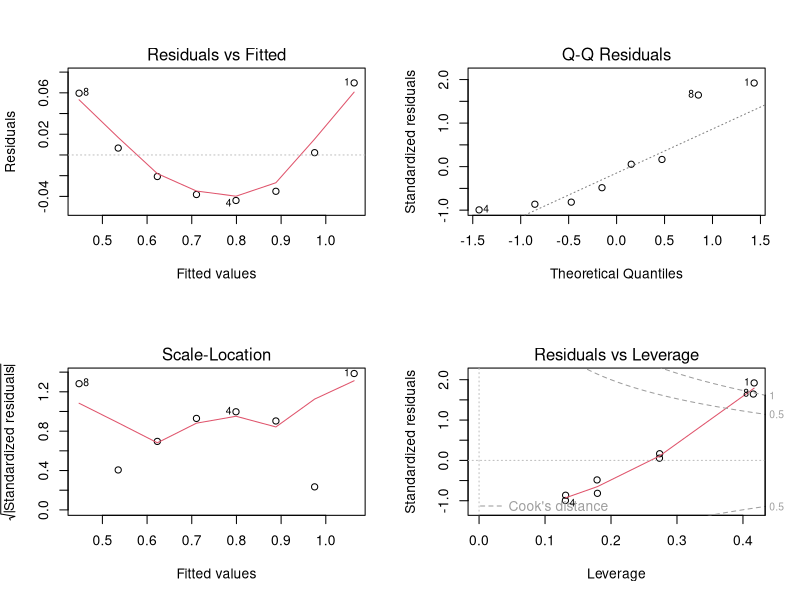
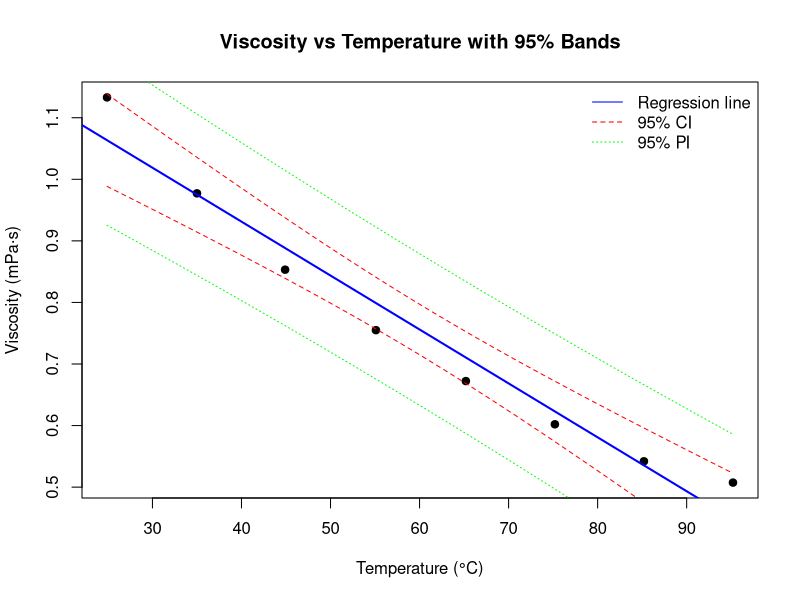

Recreate these plots in R, in order.
temperature <- c(24.9, 35.0, 44.9, 55.1, 65.2, 75.2, 85.2, 95.2)
viscosity <- c(1.1330, 0.9772, 0.8532, 0.7550, 0.6723, 0.6021, 0.5420, 0.5074)

data <- data.frame(temperature, viscosity)

# a. Estimate the prediction equation
model <- lm(viscosity ~ temperature, data = data)
summary(model)

# b. Perform a complete analysis of the model
anova(model)  # ANOVA table for overall significance / F-test

par(mfrow = c(2, 2))
plot(model)

# Reset plotting layout
par(mfrow = c(1, 1))

# c. Calculate and plot the 95% confidence and prediction bands
new_temp <- data.frame(temperature = seq(min(data$temperature),
                                         max(data$temperature), length.out = 100))

conf_band <- predict(model, newdata = new_temp, interval = "confidence", level = 0.95)
pred_band <- predict(model, newdata = new_temp, interval = "prediction", level = 0.95)

plot(data$temperature, data$viscosity,
     main="Viscosity vs Temperature with 95% Bands",
     xlab="Temperature (°C)", ylab="Viscosity (mPa·s)", pch=19)
abline(model, col="blue", lwd=2)

# confidence band
lines(new_temp$temperature, conf_band[,2], col="red", lty=2)
lines(new_temp$temperature, conf_band[,3], col="red", lty=2)

# prediction band
lines(new_temp$temperature, pred_band[,2], col="green", lty=3)
lines(new_temp$temperature, pred_band[,3], col="green", lty=3)

legend("topright", legend=c("Regression line","95% CI","95% PI"),
       col=c("blue","red","green"), lty=c(1,2,3), bty="n")
